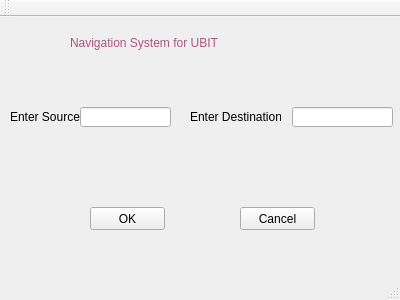
<?xml version="1.0" encoding="UTF-8"?>
<ui version="4.0">
 <class>MainWindow</class>
 <widget class="QMainWindow" name="MainWindow">
  <property name="geometry">
   <rect>
    <x>0</x>
    <y>0</y>
    <width>400</width>
    <height>300</height>
   </rect>
  </property>
  <property name="windowTitle">
   <string>Navigation</string>
  </property>
  <widget class="QWidget" name="centralWidget">
   <widget class="QLabel" name="label">
    <property name="geometry">
     <rect>
      <x>10</x>
      <y>90</y>
      <width>71</width>
      <height>20</height>
     </rect>
    </property>
    <property name="text">
     <string>Enter Source:</string>
    </property>
   </widget>
   <widget class="QLineEdit" name="lineEdit">
    <property name="geometry">
     <rect>
      <x>80</x>
      <y>90</y>
      <width>91</width>
      <height>20</height>
     </rect>
    </property>
   </widget>
   <widget class="QLineEdit" name="lineEdit_2">
    <property name="geometry">
     <rect>
      <x>292</x>
      <y>90</y>
      <width>101</width>
      <height>20</height>
     </rect>
    </property>
   </widget>
   <widget class="QLabel" name="label_2">
    <property name="geometry">
     <rect>
      <x>190</x>
      <y>90</y>
      <width>91</width>
      <height>20</height>
     </rect>
    </property>
    <property name="text">
     <string>Enter Destination:</string>
    </property>
   </widget>
   <widget class="QPushButton" name="pushButton">
    <property name="geometry">
     <rect>
      <x>90</x>
      <y>190</y>
      <width>75</width>
      <height>23</height>
     </rect>
    </property>
    <property name="text">
     <string>OK</string>
    </property>
   </widget>
   <widget class="QPushButton" name="pushButton_2">
    <property name="geometry">
     <rect>
      <x>240</x>
      <y>190</y>
      <width>75</width>
      <height>23</height>
     </rect>
    </property>
    <property name="text">
     <string>Cancel</string>
    </property>
   </widget>
   <widget class="QLabel" name="label_3">
    <property name="geometry">
     <rect>
      <x>70</x>
      <y>10</y>
      <width>251</width>
      <height>31</height>
     </rect>
    </property>
    <property name="styleSheet">
     <string notr="true">color: rgb(170, 85, 127);
font: 75 italic 14pt &quot;Times New Roman&quot;;</string>
    </property>
    <property name="text">
     <string>Navigation System for UBIT</string>
    </property>
   </widget>
  </widget>
  <widget class="QMenuBar" name="menuBar">
   <property name="geometry">
    <rect>
     <x>0</x>
     <y>0</y>
     <width>400</width>
     <height>18</height>
    </rect>
   </property>
  </widget>
  <widget class="QToolBar" name="mainToolBar">
   <attribute name="toolBarArea">
    <enum>TopToolBarArea</enum>
   </attribute>
   <attribute name="toolBarBreak">
    <bool>false</bool>
   </attribute>
  </widget>
  <widget class="QStatusBar" name="statusBar"/>
 </widget>
 <layoutdefault spacing="6" margin="11"/>
 <resources/>
 <connections/>
</ui>
